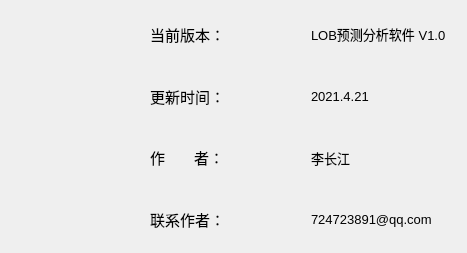
<?xml version="1.0" encoding="UTF-8"?>
<ui version="4.0">
 <class>Form</class>
 <widget class="QWidget" name="Form">
  <property name="geometry">
   <rect>
    <x>0</x>
    <y>0</y>
    <width>467</width>
    <height>253</height>
   </rect>
  </property>
  <property name="font">
   <font>
    <family>Arial</family>
    <pointsize>20</pointsize>
   </font>
  </property>
  <property name="windowTitle">
   <string>关于</string>
  </property>
  <property name="windowIcon">
   <iconset>
    <normaloff>imgs/logo.png</normaloff>imgs/logo.png</iconset>
  </property>
  <layout class="QHBoxLayout" name="horizontalLayout_3" stretch="1">
   <property name="spacing">
    <number>16</number>
   </property>
   <item>
    <layout class="QHBoxLayout" name="horizontalLayout_2" stretch="2,5">
     <item>
      <layout class="QVBoxLayout" name="verticalLayout_3">
       <item>
        <spacer name="verticalSpacer">
         <property name="orientation">
          <enum>Qt::Vertical</enum>
         </property>
         <property name="sizeHint" stdset="0">
          <size>
           <width>17</width>
           <height>40</height>
          </size>
         </property>
        </spacer>
       </item>
       <item>
        <widget class="QLabel" name="label_9">
         <property name="sizePolicy">
          <sizepolicy hsizetype="Minimum" vsizetype="Maximum">
           <horstretch>0</horstretch>
           <verstretch>0</verstretch>
          </sizepolicy>
         </property>
         <property name="text">
          <string/>
         </property>
         <property name="pixmap">
          <pixmap>imgs/logo.png</pixmap>
         </property>
        </widget>
       </item>
       <item>
        <spacer name="verticalSpacer_2">
         <property name="orientation">
          <enum>Qt::Vertical</enum>
         </property>
         <property name="sizeHint" stdset="0">
          <size>
           <width>17</width>
           <height>40</height>
          </size>
         </property>
        </spacer>
       </item>
      </layout>
     </item>
     <item>
      <layout class="QHBoxLayout" name="horizontalLayout">
       <item>
        <layout class="QVBoxLayout" name="verticalLayout">
         <item>
          <widget class="QLabel" name="label_2">
           <property name="font">
            <font>
             <family>Arial</family>
             <pointsize>11</pointsize>
            </font>
           </property>
           <property name="text">
            <string>当前版本：</string>
           </property>
          </widget>
         </item>
         <item>
          <widget class="QLabel" name="label_3">
           <property name="font">
            <font>
             <family>Arial</family>
             <pointsize>11</pointsize>
            </font>
           </property>
           <property name="text">
            <string>更新时间：</string>
           </property>
          </widget>
         </item>
         <item>
          <widget class="QLabel" name="label_4">
           <property name="font">
            <font>
             <family>Arial</family>
             <pointsize>11</pointsize>
            </font>
           </property>
           <property name="text">
            <string>作       者：</string>
           </property>
          </widget>
         </item>
         <item>
          <widget class="QLabel" name="label_5">
           <property name="font">
            <font>
             <family>Arial</family>
             <pointsize>11</pointsize>
            </font>
           </property>
           <property name="text">
            <string>联系作者：</string>
           </property>
          </widget>
         </item>
        </layout>
       </item>
       <item>
        <layout class="QVBoxLayout" name="verticalLayout_2">
         <item>
          <widget class="QLabel" name="label">
           <property name="font">
            <font>
             <family>Arial</family>
             <pointsize>10</pointsize>
            </font>
           </property>
           <property name="text">
            <string>LOB预测分析软件 V1.0</string>
           </property>
          </widget>
         </item>
         <item>
          <widget class="QLabel" name="label_8">
           <property name="font">
            <font>
             <family>Arial</family>
             <pointsize>10</pointsize>
            </font>
           </property>
           <property name="text">
            <string>2021.4.21</string>
           </property>
          </widget>
         </item>
         <item>
          <widget class="QLabel" name="label_6">
           <property name="font">
            <font>
             <family>Arial</family>
             <pointsize>10</pointsize>
            </font>
           </property>
           <property name="text">
            <string>李长江</string>
           </property>
          </widget>
         </item>
         <item>
          <widget class="QLabel" name="label_7">
           <property name="font">
            <font>
             <family>Arial</family>
             <pointsize>10</pointsize>
            </font>
           </property>
           <property name="text">
            <string>724723891@qq.com</string>
           </property>
          </widget>
         </item>
        </layout>
       </item>
      </layout>
     </item>
    </layout>
   </item>
  </layout>
 </widget>
 <resources/>
 <connections/>
</ui>
